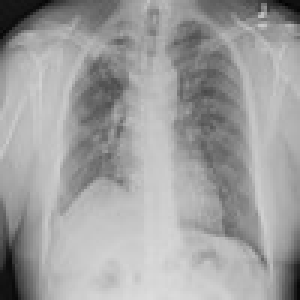
#> input picture python_pleural_thickening/pos/00000278_001.jpg, 100 x 100 px (shown 3 times larger); its folder holds 4 pictures in this run; the run also reads 1 picture not shown here
$ python pleural_thickening_detection.py
#> lines starting #> are read from the running program, lines starting #| are printed output that depends on the picture
import cv2
import numpy as numpy
import glob
from skimage.io import imread
import os
from skimage.transform import rescale, resize, downscale_local_mean
import random

pleural_thickening_cascade = cv2.CascadeClassifier('data/pleural_thickening-cascade.xml')

count = 1
files = []
res = {"neg-true": 0, "neg-false": 0, "pos-true": 0, "pos-false": 0}
for file in glob.iglob("/home/ebraiz/Documents/python_pleural_thickening/opencv_workspace/pos/*.jpg"):
    gray = imread(file)
#> gray is the input picture: shape (100, 100, 3); min 2, max 221, mean 159

    flag = False
    pleural_thickening = pleural_thickening_cascade.detectMultiScale(gray, scaleFactor=2, minNeighbors=1, minSize=(1,1))
#> pleural_thickening = ()
    for (x,y,w,h) in pleural_thickening:
        flag = True
#> this loop made 0 passes

    s = "pos" if "pos" in file else "neg"
    if flag:
        s = s+"-true"
        res[s] += 1
    else:
        s = s+"-false"
        res[s] += 1

    if s in ("pos-true", "neg-false"):
        files.append(file)

true = res['neg-false'] + res['pos-true']
false = res['neg-true'] + res['pos-false']
total = true+false
print(res)
print("True: ", true)
print("False: ", false)
print("Total: ", total)
print ((true/float(total))*100.0)
random.shuffle(files)

print ("Correct files: ", len(files))
for file in files:
    gray = imread(file)

    pleural_thickening = pleural_thickening_cascade.detectMultiScale(gray, scaleFactor=2, minNeighbors=1, minSize=(1,1))
    for (x,y,w,h) in pleural_thickening:

        font = cv2.FONT_HERSHEY_SIMPLEX
        cv2.putText(gray, 'Pleural Thickening', (20, 20), font, 0.5, (255,255,0), 2, cv2.LINE_AA)
        cv2.rectangle(gray, (x,y), (x+w, y+h), (255,255,0), 2)
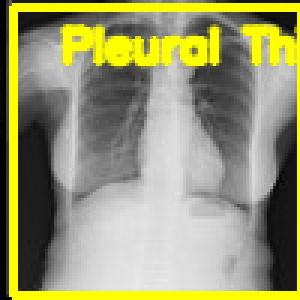
#> gray: shape (100, 100, 3) (shown 3 times larger); mean R, G, B 151.7, 151.7, 111.6

    cv2.imshow('img', gray)
    k = cv2.waitKey(500) & 0xff
#> (key Esc is pressed here)
